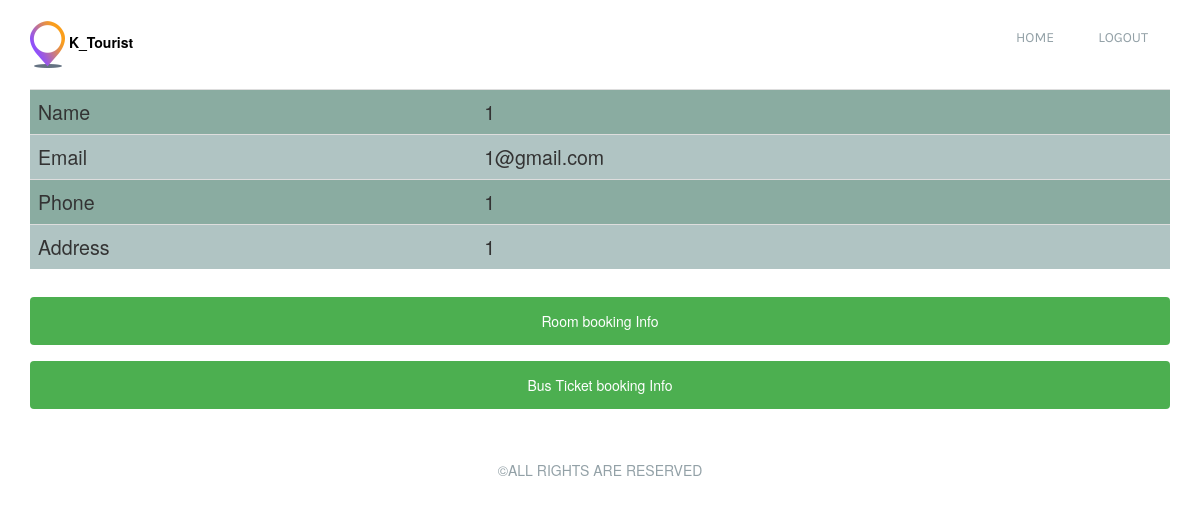
The app's page /travelix/busTicket-master/profile.php (signed in) with its own data.
### tables this page shows
CREATE TABLE `users` (
  `id` int(11) NOT NULL,
  `username` varchar(255) NOT NULL,
  `email` varchar(255) NOT NULL,
  `phone` varchar(255) NOT NULL,
  `address` varchar(255) NOT NULL,
  `password` varchar(255) NOT NULL,
  `nid` int(11) DEFAULT NULL,
  `disAmount` int(11) DEFAULT 0,
  `disStatus` varchar(255) DEFAULT NULL,
  `tAmount` int(11) DEFAULT 0
);

### travelix/busTicket-master/profile.php (the view, shortened to what this page needs)
<?php include 'pro_header.php'; ?>
<div class="container" >
    <?php
    $email =  $_SESSION['email'];
    $sql = "SELECT * FROM users WHERE email = '$email'";
    $result = mysqli_query($db, $sql);
    ?>
    <?php while($row = mysqli_fetch_assoc($result)): ?>
    <table class="table">
        <tr>
            <td>Name</td>
            <td><?php echo $row['username']; ?></td>
        </tr>
        <tr>
            <td>Email</td>
            <td><?php echo $row['email']; ?></td>
        </tr>
        <tr>
            <td>Phone</td>
            <td><?php echo $row['phone']; ?></td>
        </tr>
        <tr>
            <td>Address</td>
            <td><?php echo $row['address']; ?></td>
        </tr>
        <?php endwhile; ?>
    </table>
        <center>
            <button class="RB" onclick="room();">Room booking Info</button>
            <button class="BT" onclick="bus();">Bus Ticket booking Info</button><br><br>
</div>
<?php include 'footer.php'; ?>

### travelix/busTicket-master/css/style.css (style rules this page uses)
* { margin: 0; padding: 0; }

### travelix/busTicket-master/profile.php (style rules this page uses)
.RB { width: 100%; background-color: #4CAF50; color: white; padding: 14px 20px; margin: 8px 0; border: none; border-radius: 4px; cursor: pointer; }
.BT { width: 100%; background-color: #4CAF50; color: white; padding: 14px 20px; margin: 8px 0; border: none; border-radius: 4px; cursor: pointer; }
tr:nth-child(odd) { background-color: #8aaca1; font-size: 140%; }
tr:nth-child(even) { background-color: #b0c4c3; font-size: 140%; }

### records on screen
users: username "1", email "1@gmail.com", phone "1", address "1"
